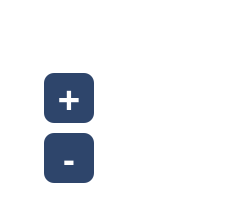
    <widget class="QWidget" name="temperature_page">
     <property name="styleSheet">
      <string notr="true">background-color: rgba(0,0,0,0)</string>
     </property>
     <widget class="QFrame" name="temperature_frame">
      <property name="geometry">
       <rect>
        <x>0</x>
        <y>0</y>
        <width>241</width>
        <height>208</height>
       </rect>
      </property>
      <property name="minimumSize">
       <size>
        <width>241</width>
        <height>208</height>
       </size>
      </property>
      <property name="maximumSize">
       <size>
        <width>16777215</width>
        <height>208</height>
       </size>
      </property>
      <property name="styleSheet">
       <string notr="true">background-color: rgba(0,0,0,0);</string>
      </property>
      <property name="frameShape">
       <enum>QFrame::StyledPanel</enum>
      </property>
      <property name="frameShadow">
       <enum>QFrame::Raised</enum>
      </property>
      <layout class="QVBoxLayout" name="verticalLayout_2">
       <item>
        <widget class="QLabel" name="temperature_frame_label">
         <property name="sizePolicy">
          <sizepolicy hsizetype="Preferred" vsizetype="Preferred">
           <horstretch>0</horstretch>
           <verstretch>0</verstretch>
          </sizepolicy>
         </property>
         <property name="minimumSize">
          <size>
           <width>0</width>
           <height>33</height>
          </size>
         </property>
         <property name="font">
          <font>
           <family>Tovari Sans</family>
           <pointsize>19</pointsize>
          </font>
         </property>
         <property name="layoutDirection">
          <enum>Qt::RightToLeft</enum>
         </property>
         <property name="styleSheet">
          <string notr="true">QLabel{
	background-color: rgba(255, 255, 255, 0);
	
	color: rgb(255, 255, 255);
}</string>
         </property>
         <property name="text">
          <string>Температура °C</string>
         </property>
         <property name="alignment">
          <set>Qt::AlignHCenter|Qt::AlignTop</set>
         </property>
        </widget>
       </item>
       <item>
        <widget class="QFrame" name="temperature_frame_with_buttons_and_info">
         <property name="minimumSize">
          <size>
           <width>223</width>
           <height>159</height>
          </size>
         </property>
         <property name="styleSheet">
          <string notr="true">background-color: rgba(0,0,0,0);</string>
         </property>
         <property name="frameShape">
          <enum>QFrame::StyledPanel</enum>
         </property>
         <property name="frameShadow">
          <enum>QFrame::Raised</enum>
         </property>
         <layout class="QHBoxLayout" name="horizontalLayout_3">
          <item>
           <widget class="QFrame" name="temperature_buttons_frame">
            <property name="styleSheet">
             <string notr="true">background-color: rgba(0,0,0,0);</string>
            </property>
            <property name="frameShape">
             <enum>QFrame::StyledPanel</enum>
            </property>
            <property name="frameShadow">
             <enum>QFrame::Raised</enum>
            </property>
            <layout class="QGridLayout" name="gridLayout_4">
             <item row="0" column="0">
              <widget class="QPushButton" name="temperature_plus_button">
               <property name="sizePolicy">
                <sizepolicy hsizetype="Ignored" vsizetype="Ignored">
                 <horstretch>0</horstretch>
                 <verstretch>0</verstretch>
                </sizepolicy>
               </property>
               <property name="minimumSize">
                <size>
                 <width>50</width>
                 <height>50</height>
                </size>
               </property>
               <property name="maximumSize">
                <size>
                 <width>50</width>
                 <height>50</height>
                </size>
               </property>
               <property name="font">
                <font>
                 <family>Tovari Sans</family>
                 <pointsize>30</pointsize>
                 <weight>75</weight>
                 <bold>true</bold>
                </font>
               </property>
               <property name="layoutDirection">
                <enum>Qt::LeftToRight</enum>
               </property>
               <property name="styleSheet">
                <string notr="true">QPushButton {
	background-color: rgb(46, 69, 107);
	border: none;
	border-radius: 10px;
	color: white
}
QPushButton:pressed{
	background-color: rgb(62, 93, 143);
}</string>
               </property>
               <property name="text">
                <string>+</string>
               </property>
               <property name="iconSize">
                <size>
                 <width>35</width>
                 <height>35</height>
                </size>
               </property>
               <property name="checked">
                <bool>false</bool>
               </property>
              </widget>
             </item>
             <item row="1" column="0">
              <widget class="QPushButton" name="temperature_minus_button">
               <property name="sizePolicy">
                <sizepolicy hsizetype="Ignored" vsizetype="Ignored">
                 <horstretch>0</horstretch>
                 <verstretch>0</verstretch>
                </sizepolicy>
               </property>
               <property name="minimumSize">
                <size>
                 <width>50</width>
                 <height>50</height>
                </size>
               </property>
               <property name="maximumSize">
                <size>
                 <width>50</width>
                 <height>50</height>
                </size>
               </property>
               <property name="font">
                <font>
                 <family>Tovari Sans</family>
                 <pointsize>26</pointsize>
                 <weight>75</weight>
                 <bold>true</bold>
                </font>
               </property>
               <property name="layoutDirection">
                <enum>Qt::LeftToRight</enum>
               </property>
               <property name="styleSheet">
                <string notr="true">QPushButton {
	background-color: rgb(46, 69, 107);
	border: none;
	border-radius: 10px;
	color: white
}
QPushButton:pressed{
	background-color: rgb(62, 93, 143);
}</string>
               </property>
               <property name="text">
                <string>-</string>
               </property>
               <property name="iconSize">
                <size>
                 <width>35</width>
                 <height>35</height>
                </size>
               </property>
               <property name="checked">
                <bool>false</bool>
               </property>
              </widget>
             </item>
            </layout>
           </widget>
          </item>
          <item>
           <widget class="QFrame" name="temperature_info_frame">
            <property name="styleSheet">
             <string notr="true">background-color: rgba(0,0,0,0)</string>
            </property>
            <property name="frameShape">
             <enum>QFrame::StyledPanel</enum>
            </property>
            <property name="frameShadow">
             <enum>QFrame::Raised</enum>
            </property>
            <widget class="QLabel" name="temperature_value">
             <property name="geometry">
              <rect>
               <x>10</x>
               <y>72</y>
               <width>82</width>
               <height>30</height>
              </rect>
             </property>
             <property name="font">
              <font>
               <family>Tovari Sans</family>
               <pointsize>24</pointsize>
              </font>
             </property>
             <property name="styleSheet">
              <string notr="true">QLabel{
	background-color: none;
	color: rgb(255, 255, 255);
}</string>
             </property>
             <property name="text">
              <string>0</string>
             </property>
             <property name="alignment">
              <set>Qt::AlignCenter</set>
             </property>
            </widget>
            <widget class="QLabel" name="thermometer_picture">
             <property name="geometry">
              <rect>
               <x>0</x>
               <y>0</y>
               <width>101</width>
               <height>121</height>
              </rect>
             </property>
             <property name="font">
              <font>
               <family>MS Serif</family>
               <pointsize>21</pointsize>
              </font>
             </property>
             <property name="styleSheet">
              <string notr="true">QLabel{
	background-color: none;
	
	color: rgb(255, 255, 255);
}</string>
             </property>
             <property name="text">
              <string/>
             </property>
             <property name="pixmap">
              <pixmap>../../../GUI/Final_Images/term_icon.png</pixmap>
             </property>
             <property name="alignment">
              <set>Qt::AlignCenter</set>
             </property>
            </widget>
            <zorder>thermometer_picture</zorder>
            <zorder>temperature_value</zorder>
           </widget>
          </item>
         </layout>
        </widget>
       </item>
      </layout>
     </widget>
    </widget>
